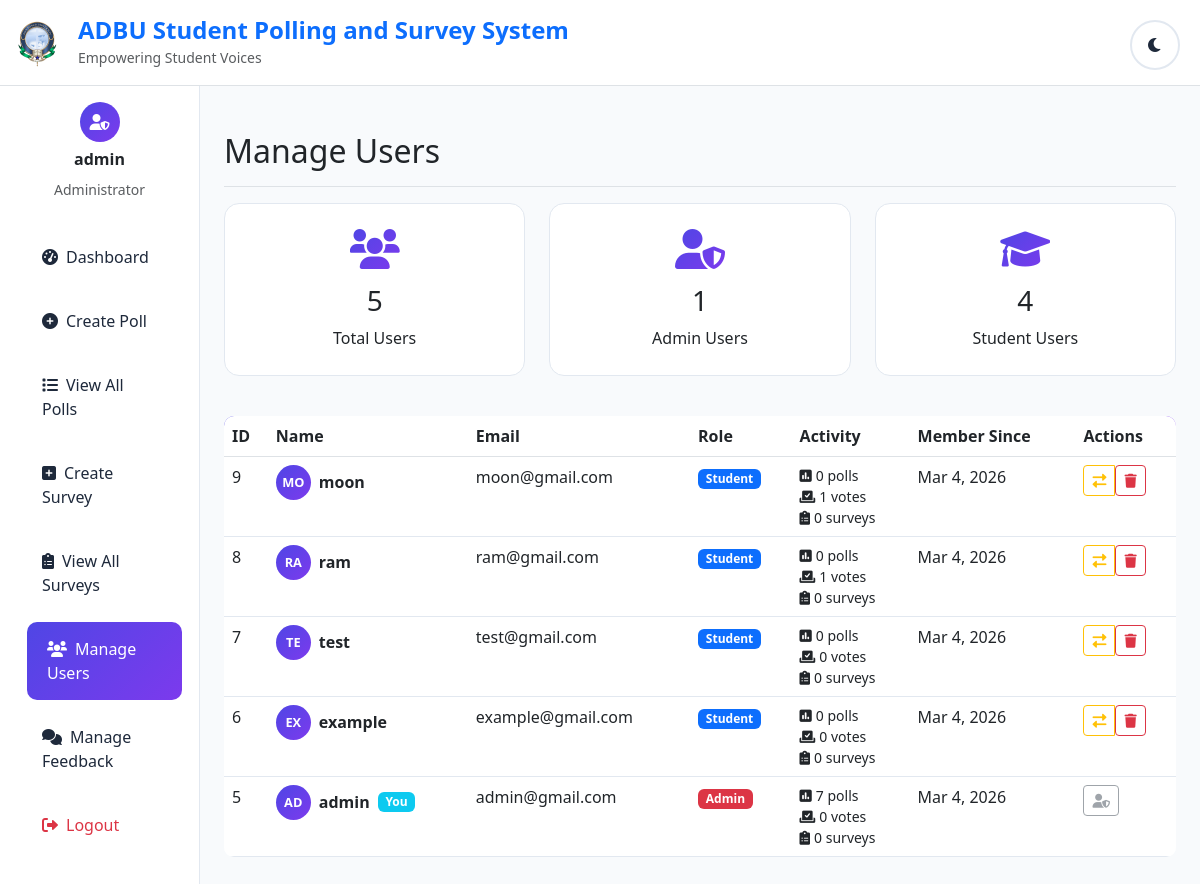
Page /manage_users.php (signed in) on the committed database.
### tables this page shows
CREATE TABLE `users` (
  `id` int(11) NOT NULL,
  `name` varchar(100) NOT NULL,
  `email` varchar(100) NOT NULL,
  `password` varchar(255) NOT NULL,
  `role` enum('admin','student') NOT NULL DEFAULT 'student',
  `created_at` timestamp NOT NULL DEFAULT current_timestamp()
);

### includes/functions.php (called while the page is built, shortened)
<?php
function formatDate($dateString) {
    $date = new DateTime($dateString);
    return $date->format('M j, Y');
}
?>

### manage_users.php (the view, shortened to what this page needs)
<?php
require_once '../includes/functions.php';
$users_sql = "SELECT u.*,
              (SELECT COUNT(*) FROM polls WHERE created_by = u.id) as polls_created,
              (SELECT COUNT(*) FROM votes WHERE user_id = u.id) as votes_cast,
              (SELECT COUNT(*) FROM survey_responses WHERE user_id = u.id) as surveys_taken
              FROM users u
              ORDER BY u.created_at DESC";
$users = $conn->query($users_sql);
$total_users_sql = "SELECT COUNT(*) as count FROM users";
$total_users = $conn->query($total_users_sql)->fetch_assoc()['count'];
$admin_users_sql = "SELECT COUNT(*) as count FROM users WHERE role = 'admin'";
$admin_users = $conn->query($admin_users_sql)->fetch_assoc()['count'];
$student_users_sql = "SELECT COUNT(*) as count FROM users WHERE role = 'student'";
$student_users = $conn->query($student_users_sql)->fetch_assoc()['count'];
?>
<!DOCTYPE html>
<html lang="en">
<head>
    <link href="https://cdn.jsdelivr.net/npm/bootstrap@5.3.0/dist/css/bootstrap.min.css" rel="stylesheet">
    <link href="https://cdnjs.cloudflare.com/ajax/libs/font-awesome/6.0.0/css/all.min.css" rel="stylesheet">
    <link href="../assets/css/style.css" rel="stylesheet">
</head>
<body>
    <?php include '../includes/header.php'; ?>
    <div class="container-fluid">
        <div class="row">
            <nav class="col-md-3 col-lg-2 d-md-block sidebar collapse">
                <div class="position-sticky pt-3">
                    <div class="text-center mb-4">
                        <div class="user-avatar mx-auto mb-2">
                            <i class="fas fa-user-shield"></i>
                        </div>
                        <h6 class="fw-bold"><?= htmlspecialchars($_SESSION['name']) ?></h6>
                        <small class="text-muted">Administrator</small>
                    </div>
                    <ul class="nav flex-column">
                        <li class="nav-item">
                            <a class="nav-link" href="dashboard.php">
                                <i class="fas fa-tachometer-alt me-2"></i>Dashboard
                            </a>
                        </li>
                        <li class="nav-item">
                            <a class="nav-link" href="create_poll.php">
                                <i class="fas fa-plus-circle me-2"></i>Create Poll
                            </a>
                        </li>
                        <li class="nav-item">
                            <a class="nav-link" href="view_polls.php">
                                <i class="fas fa-list me-2"></i>View All Polls
                            </a>
                        </li>
                        <li class="nav-item">
                            <a class="nav-link" href="create_survey.php">
                                <i class="fas fa-plus-square me-2"></i>Create Survey
                            </a>
                        </li>
                        <li class="nav-item">
                            <a class="nav-link" href="view_surveys.php">
                                <i class="fas fa-clipboard-list me-2"></i>View All Surveys
                            </a>
                        </li>
                        <li class="nav-item">
                            <a class="nav-link active" href="manage_users.php">
                                <i class="fas fa-users me-2"></i>Manage Users
                            </a>
                        </li>
                        <li class="nav-item">
                            <a class="nav-link" href="manage_feedback.php">
                                <i class="fas fa-comments me-2"></i>Manage Feedback
                            </a>
                        </li>
                        <li class="nav-item">
                            <a class="nav-link text-danger" href="../logout.php">
                                <i class="fas fa-sign-out-alt me-2"></i>Logout
                            </a>
                        </li>
                    </ul>
                </div>
            </nav>
            <main class="col-md-9 ms-sm-auto col-lg-10 px-md-4 main-content">
                <div class="d-flex justify-content-between flex-wrap flex-md-nowrap align-items-center pt-3 pb-2 mb-3 border-bottom">
                    <h1 class="h2">Manage Users</h1>
                </div>
                <div class="row mb-4">
                    <div class="col-md-4 mb-3">
                        <div class="stats-card">
                            <i class="fas fa-users"></i>
                            <h3><?= $total_users ?></h3>
                            <p class="mb-0">Total Users</p>
                        </div>
                    </div>
                    <div class="col-md-4 mb-3">
                        <div class="stats-card">
                            <i class="fas fa-user-shield"></i>
                            <h3><?= $admin_users ?></h3>
                            <p class="mb-0">Admin Users</p>
                        </div>
                    </div>
                    <div class="col-md-4 mb-3">
                        <div class="stats-card">
                            <i class="fas fa-graduation-cap"></i>
                            <h3><?= $student_users ?></h3>
                            <p class="mb-0">Student Users</p>
                        </div>
                    </div>
                </div>
                <?php if ($users->num_rows > 0): ?>
                    <div class="table-responsive">
                        <table class="table table-hover" id="usersTable">
                            <thead>
                                <tr>
                                    <th>ID</th>
                                    <th>Name</th>
                                    <th>Email</th>
                                    <th>Role</th>
                                    <th>Activity</th>
                                    <th>Member Since</th>
                                    <th>Actions</th>
                                </tr>
                            </thead>
                            <tbody>
                                <?php while ($user = $users->fetch_assoc()): ?>
                                    <tr>
                                        <td><?= $user['id'] ?></td>
                                        <td>
                                            <div class="d-flex align-items-center">
                                                <div class="user-avatar me-2" style="width: 35px; height: 35px; font-size: 0.8rem;">
                                                    <?= strtoupper(substr($user['name'], 0, 2)) ?>
                                                </div>
                                                <strong><?= htmlspecialchars($user['name']) ?></strong>
                                                <?php if ($user['id'] == $_SESSION['user_id']): ?>
                                                    <span class="badge bg-info ms-2">You</span>
                                                <?php endif; ?>
                                            </div>
                                        </td>
                                        <td><?= htmlspecialchars($user['email']) ?></td>
                                        <td>
                                            <span class="badge <?= $user['role'] == 'admin' ? 'bg-danger' : 'bg-primary' ?>">
                                                <?= ucfirst($user['role']) ?>
                                            </span>
                                        </td>
                                        <td>
                                            <small>
                                                <div><i class="fas fa-poll me-1"></i><?= $user['polls_created'] ?> polls</div>
                                                <div><i class="fas fa-vote-yea me-1"></i><?= $user['votes_cast'] ?> votes</div>
                                                <div><i class="fas fa-clipboard-list me-1"></i><?= $user['surveys_taken'] ?> surveys</div>
                                            </small>
                                        </td>
                                        <td><?= formatDate($user['created_at']) ?></td>
                                        <td>
                                            <div class="btn-group" role="group">
                                                <?php if ($user['id'] != $_SESSION['user_id']): ?>
                                                    <button type="button" class="btn btn-sm btn-outline-warning"
                                                            onclick="toggleUserRole(<?= $user['id'] ?>, '<?= $user['role'] ?>')">
                                                        <i class="fas fa-exchange-alt"></i>
                                                    </button>
                                                    <?php if ($user['role'] != 'admin'): ?>
                                                        <form method="POST" style="display: inline;"
                                                              onsubmit="return confirm('Are you sure you want to delete this user? All their data will be permanently deleted.')">
                                                            <button type="submit" name="delete_user" class="btn btn-sm btn-outline-danger">
                                                                <i class="fas fa-trash"></i>
                                                            </button>
                                                        </form>
                                                    <?php endif; ?>
                                                <?php else: ?>
                                                    <button type="button" class="btn btn-sm btn-outline-secondary" disabled>
                                                        <i class="fas fa-user-shield"></i>
                                                    </button>
                                                <?php endif; ?>
                                            </div>
                                        </td>
                                    </tr>
                                <?php endwhile; ?>
                            </tbody>
                        </table>
                    </div>
                <?php endif; ?>
            </main>
        </div>
    </div>
</body>
</html>

### assets/css/style.css (style rules this page uses)
:root { --primary-color: #4f46e5; --secondary-color: #7c3aed; --success-color: #10b981; --danger-color: #ef4444; --warning-color: #f59e0b; --info-color: #3b82f6; --light-bg: #f8fafc; --dark-bg: #1e293b; --light-card: #ffffff; --dark-card: #334155; --light-text: #1e293b; --dark-text: #f1f5f9; --border-color: #e2e8f0; --shadow: 0 10px 15px -3px rgba(0, 0, 0, 0.1); }
* { margin: 0; padding: 0; box-sizing: border-box; }
body { font-family: 'Segoe UI', Tahoma, Geneva, Verdana, sans-serif; background: linear-gradient(135deg, var(--primary-color) 0%, var(--secondary-color) 100%); min-height: 100vh; transition: all 0.3s ease; }
.sidebar { min-height: 100vh; background: var(--light-card); border-right: 1px solid var(--border-color); transition: all 0.3s ease; }
.sidebar .nav-link { color: var(--light-text); padding: 15px 20px; border-radius: 10px; margin: 5px 10px; transition: all 0.3s ease; }
.sidebar .nav-link:hover, .sidebar .nav-link.active { background: linear-gradient(135deg, var(--primary-color), var(--secondary-color)); color: white; transform: translateX(5px); }
.main-content { background: var(--light-bg); min-height: 100vh; padding: 30px; }
.stats-card { background: var(--light-card); border-radius: 15px; padding: 25px; text-align: center; transition: all 0.3s ease; border: 1px solid var(--border-color); }
.stats-card i { font-size: 2.5rem; margin-bottom: 15px; background: linear-gradient(135deg, var(--primary-color), var(--secondary-color)); -webkit-background-clip: text; background-clip: text; -webkit-text-fill-color: transparent; }
.user-avatar { width: 40px; height: 40px; border-radius: 50%; background: linear-gradient(135deg, var(--primary-color), var(--secondary-color)); display: flex; align-items: center; justify-content: center; color: white; font-weight: bold; }
.table { background: var(--light-card); border-radius: 10px; overflow: hidden; }
.table thead { background: linear-gradient(135deg, var(--primary-color), var(--secondary-color)); color: white; }
.table tbody tr { border-bottom: 1px solid var(--border-color); transition: all 0.3s ease; }

### rows in the picture
users: id "9", name "MO", name "moon", email "moon@gmail.com", role "Student", polls_created "0", votes_cast "1", surveys_taken "0", created_at "Mar 4, 2026"
users: id "8", name "RA", name "ram", email "ram@gmail.com", role "Student", polls_created "0", votes_cast "1", surveys_taken "0", created_at "Mar 4, 2026"
users: id "7", name "TE", name "test", email "test@gmail.com", role "Student", polls_created "0", votes_cast "0", surveys_taken "0", created_at "Mar 4, 2026"
users: id "6", name "EX", name "example", email "example@gmail.com", role "Student", polls_created "0", votes_cast "0", surveys_taken "0", created_at "Mar 4, 2026"
users: id "5", name "AD", name "admin", shows "You", email "admin@gmail.com", role "Admin", polls_created "7", votes_cast "0", surveys_taken "0", created_at "Mar 4, 2026"

### other values in the picture
$_SESSION['name'] "admin"
$total_users "5"
$admin_users "1"
$student_users "4"
